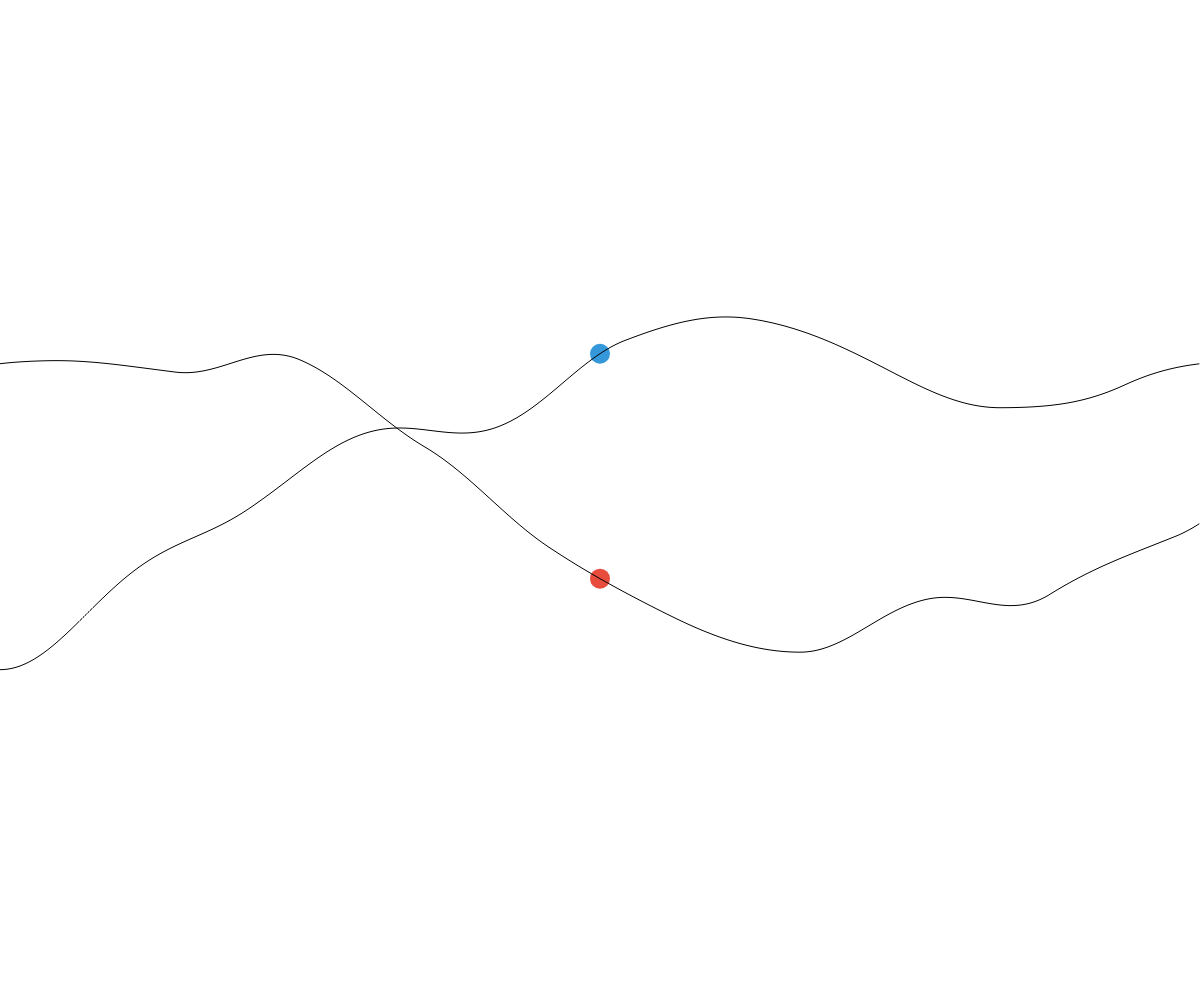
Frame 1 (no input)
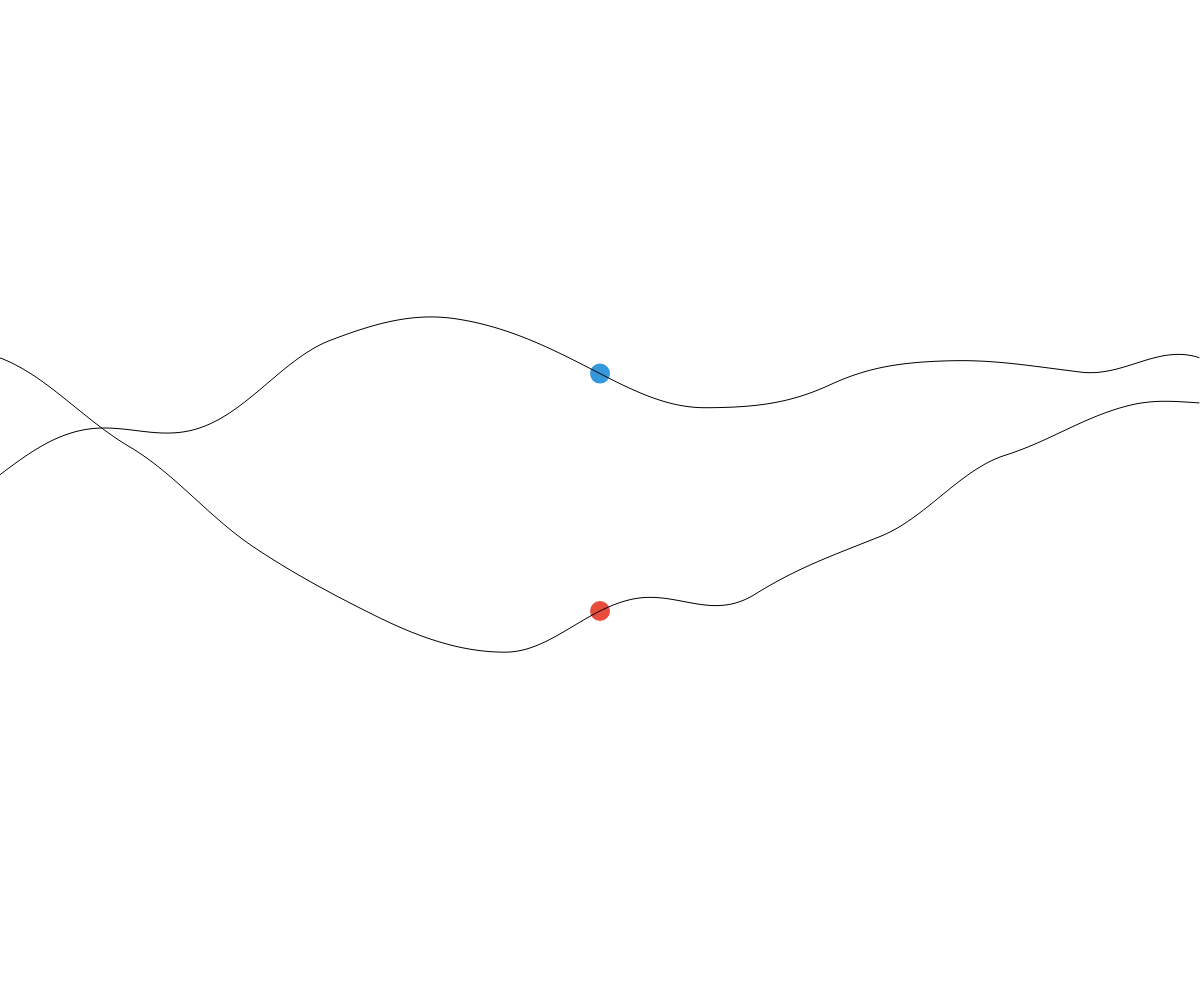
Frame 60 (no input)
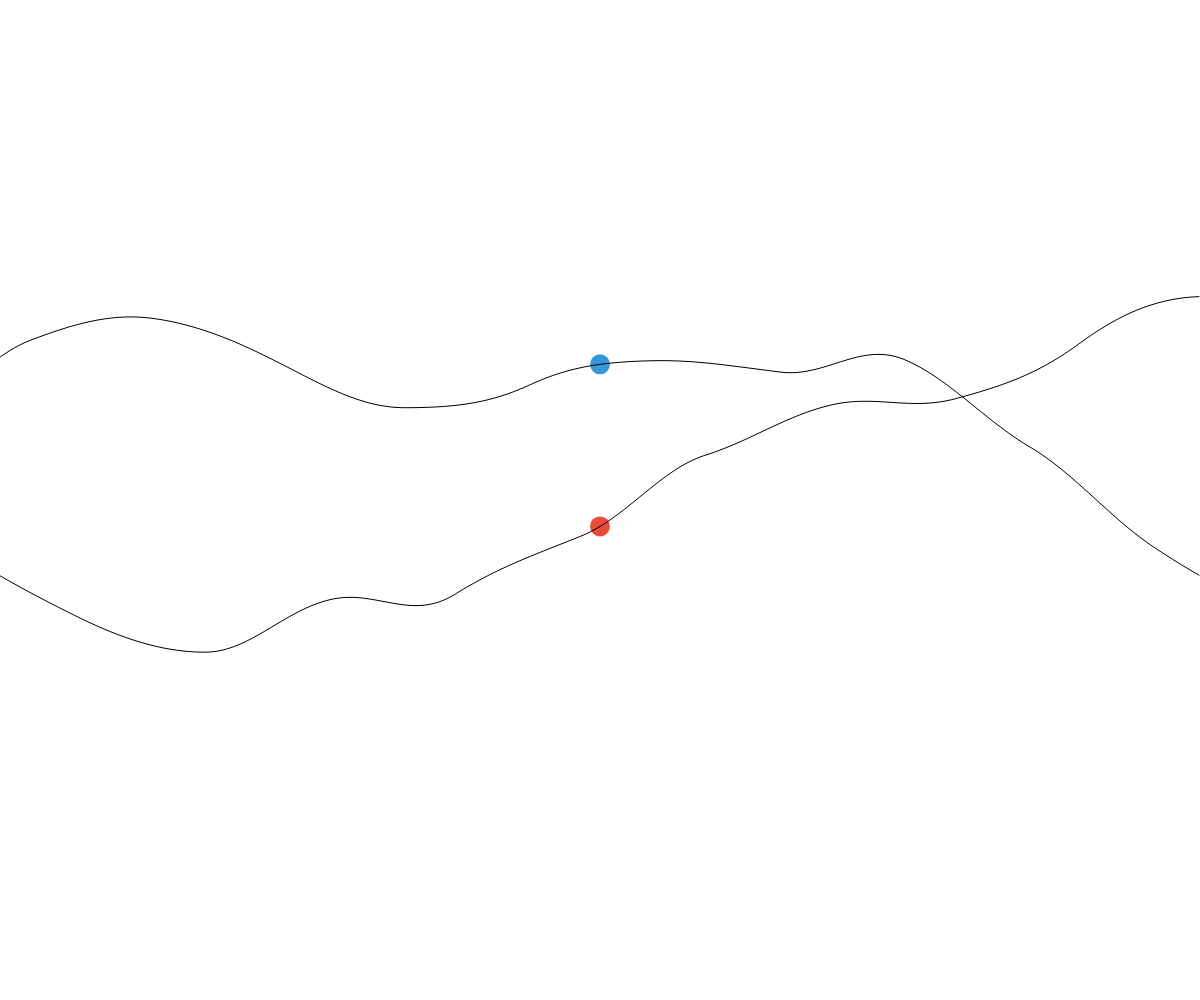
Frame 120 (the mouse pressed at the canvas centre since frame 60)

The p5.js sketch that drew these frames (run headless with seeded random() and noise() and a simulated clock; from frame 60 on, the mouse is pressed at the canvas centre):

// p5.js sketch
// ── sketch.js
var startingPoint = 0
var startingPoint2 = 100000
var stepSize = 0.001
var speed = 0.005

function setup(){
  createCanvas(windowWidth,windowHeight)
}

function draw(){
  background(255)
  stroke(0)
  strokeWeight(1)
  noFill()
  beginShape()

  var xOffset = startingPoint;
  for(var x = 0; x < width; x++){
    var y = noise(xOffset) *height
    vertex(x,y)

    // Draw a coloured circle in the middle of the screen
    if(x === width/2){
      fill('#3498db')
      noStroke()
      ellipse(width/2,noise(xOffset) *height,20,20)
      stroke(0)
      noFill()
    }

    xOffset += stepSize
  }
  endShape()


  beginShape()

  var xOffset2 = startingPoint2;

  for(var x = 0; x < width; x++){
    var y = noise(xOffset) *height
    vertex(x,y)

    // Draw a coloured circle in the middle of the screen
    if(x === width/2){
      fill('#e74c3c')
      noStroke()
      ellipse(width/2,noise(xOffset) *height,20,20)
      stroke(0)
      noFill()
    }

    xOffset += stepSize
  }
  endShape()






  startingPoint += speed

}
